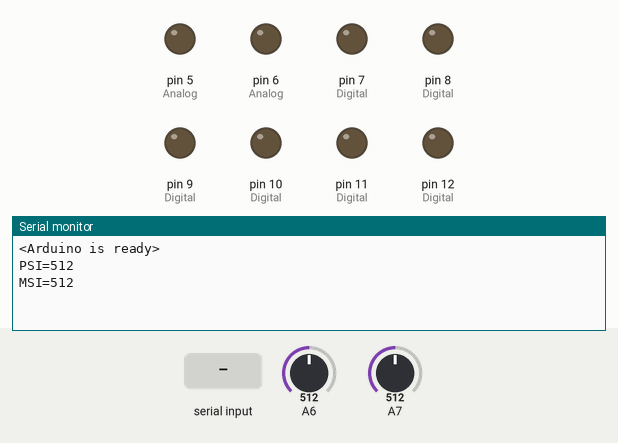
Recording of a sketch running on a simulated Arduino Nano, built with avr-gcc and run on an emulated ATmega328P. Shown: output pins drawn as LEDs (lit = HIGH), the last lines printed to the serial monitor. Inputs (shaded band) come from the test bench; at power-on: A6 = 512, A7 = 512.

Above: at 1.2 s.
1.3 s: "led;1\n" received over Serial
At 2.4 s:
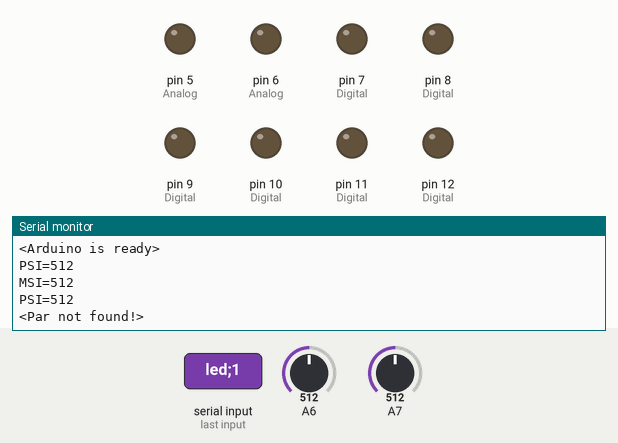
2.9 s: "led\n" received over Serial
At 4.1 s:
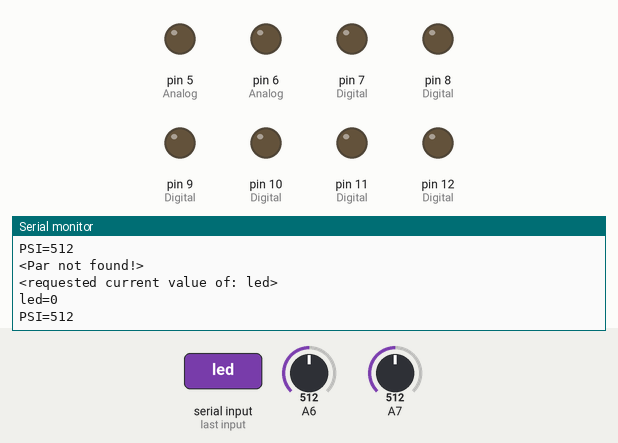
4.4 s: "hot\n" received over Serial
At 5.4 s:
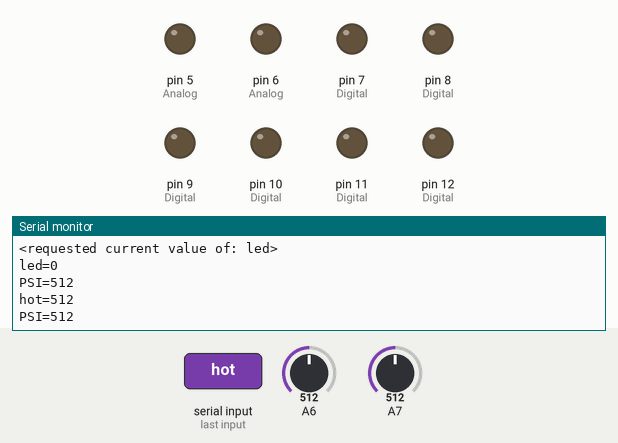

Measured:
- after the input at 1.3 s, the serial monitor: prints a new line after 0.10 s (image 1)
- after the input at 2.9 s, the serial monitor: prints a new line at once (image 2)
- after the input at 4.4 s, the serial monitor: prints a new line at once (image 3)

The sketch:

sketch.ino
```cpp
const byte numChars = 32;
char receivedChars[numChars]; // an array to store the received data
volatile int parValues[] = {0, 0, 0, 0, 0, 0, 0, 0};  //array of pars 2=PSI

const int MODE = 0; //current MODE selected. OFF, PRE:Pre-Heat, ONE:Shower head 1 ON, TWO:Shower head 2 ON, ALL:All shower heads on, TUB:Fill Tub
const int S1O = 1;  //Solenoind
const int S2O = 2;
const int S3O = 3;
const int S4O = 4;
const int S5O = 5;
const int PDT = 6;   //Pre-heat Default Temp in C
const int PWD = 7;   //Pre-heat Watchdog timer in secconds
const int PSI = 8;   //Pre-heat Sensor input
const int PST = 9;   //Pre-heat Sensor Tempratur as calculated in C
const int PPO = 10;  //Pre-heat PUMP output
//const int PDT = 11;  //Pre-head Default Temperature
const int MSI = 12;  //Mixer Sensor Input
const int MDF = 13;  //Mixer Desired Flow
const int MFI = 14;
const int MDT = 15;
const int MCC = 16;
const int MHC = 17;

boolean newData = false;

void setup() {                                       //SETUP
  Serial.begin(9600);
  Serial.println("<Arduino is ready>");


  //Pin D5:  Analog,  Hot mixing valve
  //Pin D6:  Analog,  Cold mixing valve
  pinMode(5, OUTPUT);    //  Analog, Hot mixing valve
  pinMode(6, OUTPUT);    //  Analog, Cold mixing valve
  pinMode(7, OUTPUT);    //  Digital, Showerhead 1
  pinMode(8, OUTPUT);    //  Digital, Showerhead 2
  pinMode(9, OUTPUT);    //  Digital, Spout
  pinMode(10, OUTPUT);   //  Digital, Body Jets 1
  pinMode(11, OUTPUT);   //  Digital, Body Jets 2
  pinMode(12, OUTPUT);   //  Digital, Pre-Heat Pump

}


void inputCommands(String par, String val) {
    if (par == "led"){
      //Serial.println("i'm reading!");
      if (val == par){
        Serial.println("<requested current value of: "+par+">");
        Serial.println(par+"="+digitalRead(12));

      } else {
        digitalWrite(12, val.toInt());
        Serial.println(par+"="+digitalRead(12));

      }
    } else if (par == "hot"){
         analogWrite(5, val.toInt());
         Serial.println(par+"="+analogRead(5));

    } else if (par == "cold"){
         analogWrite(6, val.toInt());
         Serial.println(par+"="+analogRead(6));

    } else if (par == "s1o"){
        digitalWrite(7, val.toInt());
        Serial.println("S1O="+String(digitalRead(7)));

    } else if (par == "s2o"){
        digitalWrite(8, val.toInt());
        Serial.println("S2O="+String(digitalRead(8)));

    } else if (par == "ppo"){
        //String output = "PPO=";
        digitalWrite(12, val.toInt());
        Serial.println("PPO="+String(digitalRead(12)));

    } else if (par == "ech"){
      Serial.println(val);
    } else {
      Serial.println("<Par not found!>");
    }
}

void recvWithEndMarker() {
  static byte ndx = 0;
  char endMarker = '\n';  //\n for newline and \r for carriage return
  char rc;

  while (Serial.available() > 0 && newData == false) {
    rc = Serial.read();
    //Serial.print(rc,HEX);
    if (rc != endMarker) {
      receivedChars[ndx] = rc;
      ndx++;
      if (ndx >= numChars) {
        ndx = numChars - 1;
      }
    }
    else {
      receivedChars[ndx] = '\0'; // terminate the string
      ndx = 0;
      newData = true;
    }
  }
}
void parsInput(){
  if (newData == true) {
    String myString = receivedChars;
    int commaIndex = myString.indexOf("=");
    //  Search for the next comma just after the first
    int secondCommaIndex = myString.indexOf(';', commaIndex + 1);

    String firstValue = myString.substring(0, commaIndex);
    String secondValue = myString.substring(commaIndex + 1, secondCommaIndex);
    String thirdValue = myString.substring(secondCommaIndex + 1); // To the end of the string

    //Serial.println(firstValue);
    //Serial.println(secondValue);
    //Serial.println(thirdValue);

    inputCommands(firstValue, secondValue);
  }
}
void showNewData() {
  if (newData == true) {
    //Serial.print("This just in ... ");
    //Serial.println(receivedChars);
    newData = false;
  }
}

void updateIoInputs() {

  //read PreHeat Sensor Input
  int PSIcurrent = analogRead(A6);
  if (parValues[PSI] < PSIcurrent-1 || parValues[PSI] > PSIcurrent+1){
    parValues[PSI] = PSIcurrent;  Serial.println("PSI="+String(PSIcurrent));
  }

  //read PreHeat Sensor Input
  int MSIcurrent = analogRead(A7);
  if (parValues[ MSI ] < MSIcurrent-1 || parValues[ MSI ] > MSIcurrent+1){
    parValues[ MSI ] = MSIcurrent;  Serial.println("MSI="+String(MSIcurrent));
  }

}

void loop() {                                        //LOOP
  recvWithEndMarker();
  parsInput();
  showNewData();
  updateIoInputs();
  delay(100);
}
```
